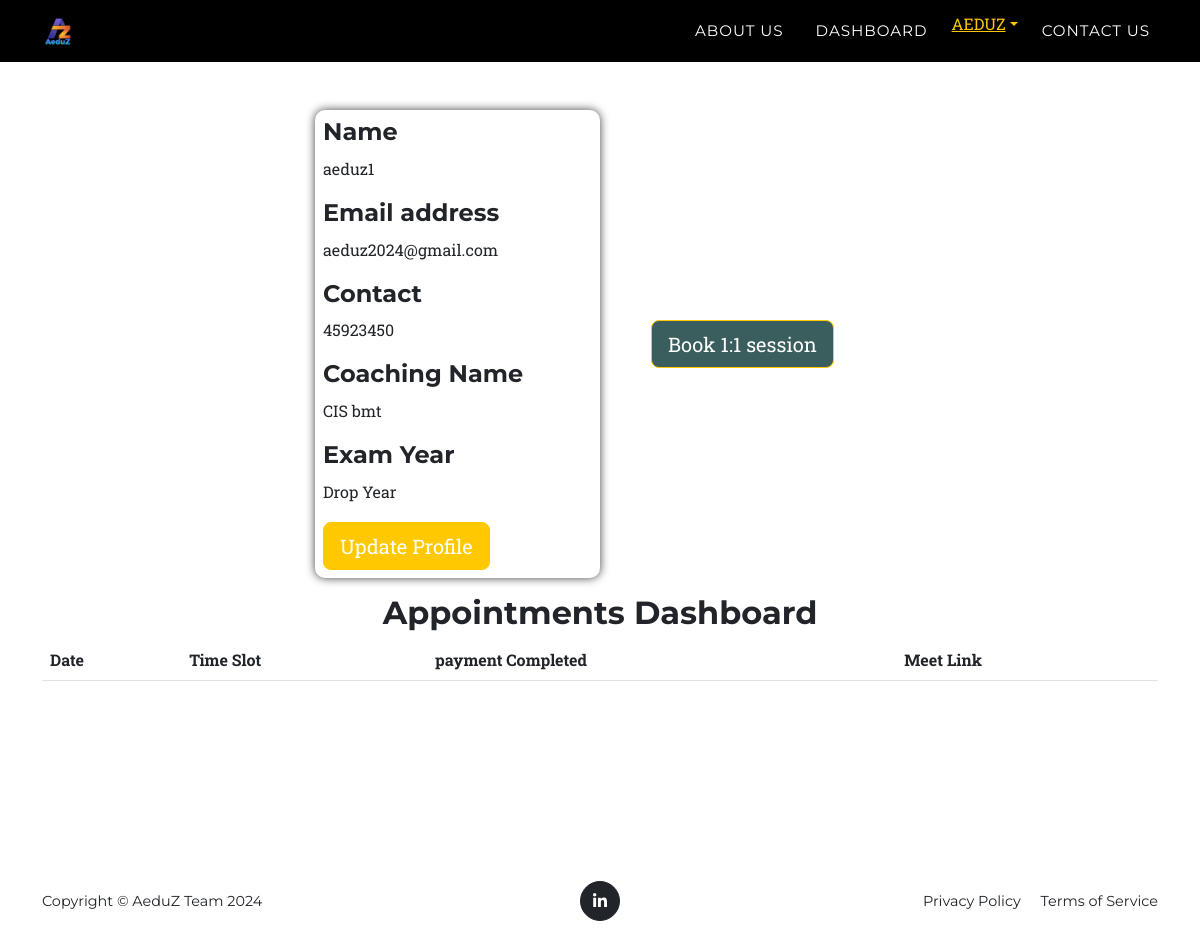
Before: /dashboard (signed in) with the older database file.
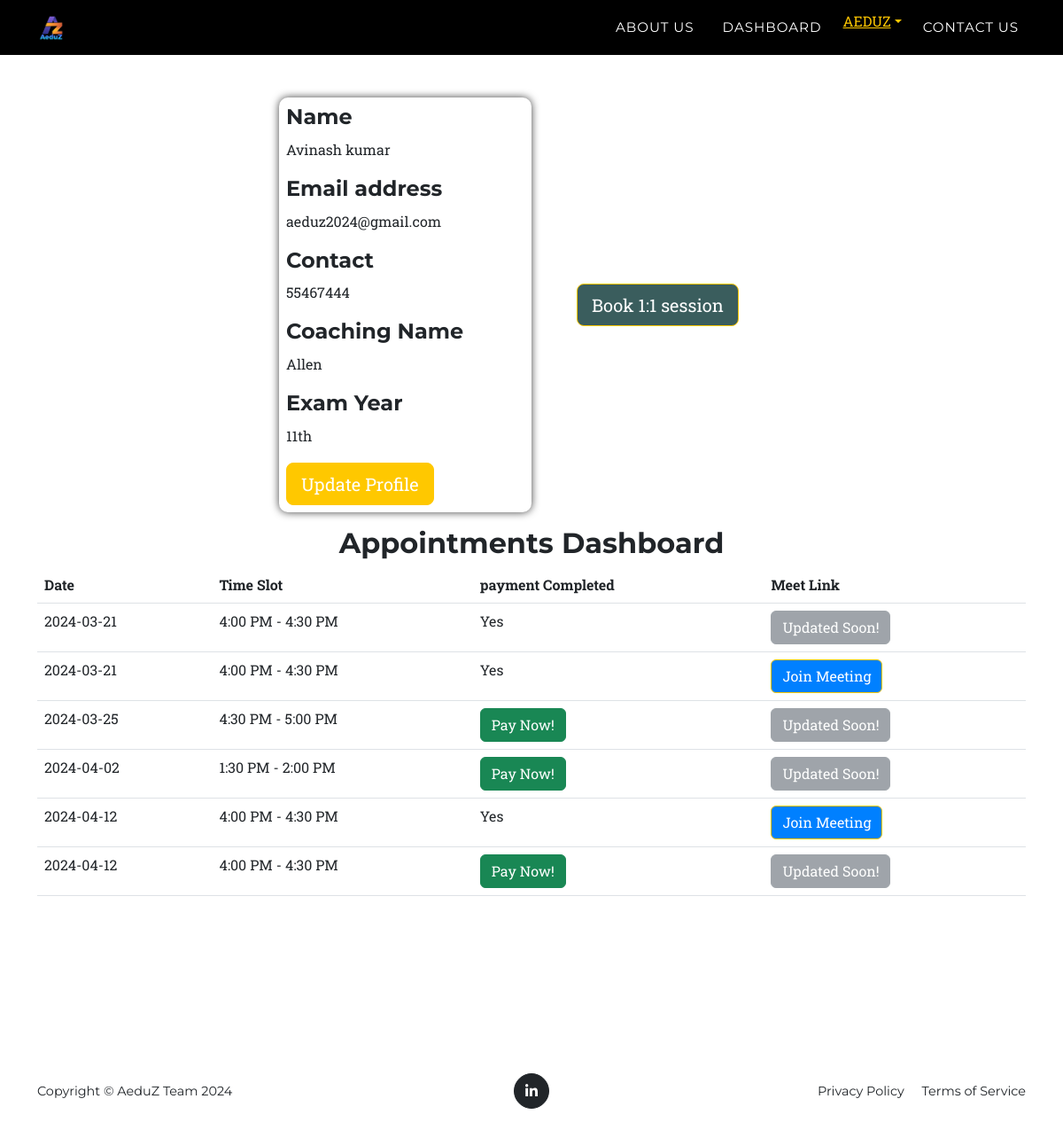
After: the same page with the newer database file.
### insti_app/models.py (models this page shows, shortened)
class Mentee(models.Model):
    name = models.CharField(max_length=50)
    email = models.EmailField(max_length=200)
    contact = models.CharField(max_length=200)
    coaching = models.CharField(max_length=200)
    year_of_study = models.CharField(max_length=20)
    verified = models.BooleanField(default=False)

### book/models.py (models this page shows, shortened)
class BookModel(models.Model):
    date = models.CharField(max_length=100)
    timeslot = models.CharField(max_length=100)  # Assuming timeslot is a text field
    email = models.CharField(max_length=100)
    completed=models.BooleanField(default=False)
    order_id=models.CharField(max_length=100)
    meet_link=models.CharField(max_length=100,default="")

### startup/views.py (the view)
# urls.py: path("dashboard",dashboard_view,name='dashboard_name'),
def dashboard_view(request):
    if request.user.is_authenticated:
        user = request.user  # Replace this with how you retrieve the email
        user_email=user.email
        mentor_info = MentorReg.objects.filter(email=user_email).first()
        institute_info = InstiModel.objects.filter(email=user_email).first()
        mentee_info=Mentee.objects.filter(email=user_email).first()
        appointments = BookModel.objects.filter(email=user_email)
        context = {}
        context['appointments']=appointments
        context['mentee_update']= True
        if mentee_info:
            context['mentee_update']=False
        context['user']=user
        context['mentor_info'] = mentor_info
        context['mentee_info'] = mentee_info
        context['institute_info'] = institute_info
        if mentor_info:
            context['is_mentor'] = True
        elif institute_info:
            context['is_institute'] = True
        return render(request, 'dashboard.html', context)
    else:
        return render(request,'index.html',{'insti_form':False,'menti_form':False,'contact_form':False,'dashboard':True })

### templates/dashboard.html (shortened to what this page needs)
{% extends "aeduz_base.html" %}
{% block content %}
<section class="fdb-block">
    <div class="container">
        <div class="row align-items-center">
            {% if is_mentor %}
                {% if mentor_info.verified %}
                    <p style="font-size: 22px;">Welcome Mentor</p>
                    <h1 style="color: rgb(35 127 83);">{{ mentor_info.name }}</h1>
                {% else %}
                    <h1 style="color: rgb(127, 35, 35);">Not verified {{ mentor_info.name }}</h1>
                {% endif %}
            {% else %}
            <div class="col-md-3 offset-md-3 p-2" style='box-shadow: 0px 0px 10px 0px rgba(0,0,0,0.75);border-radius: 10px;' id="profileInfo">
                <div class="mb-3">
                    <h4>Name</h4>
                    <p>{{mentee_info.name}}</p>
                </div>
                <div class="mb-3">
                    <h4>Email address</h4>
                    <p>{{user.email}}</p>
                </div>
                <div class="mb-3">
                    <h4>Contact</h4>
                    <p>{{mentee_info.contact}}</p>
                </div>
                <div class="mb-3">
                    <h4>Coaching Name</h4>
                    <p>{{mentee_info.coaching}}</p>
                </div>
                <div class="mb-3">
                    <h4>Exam Year</h4>
                    <p>{{mentee_info.year_of_study}}</p>
                </div>
                <button type="button" id="updateProfileBtn" class="btn btn-primary btn-lg" data-bs-toggle="modal" data-bs-target="#staticBackdrop_update">
                    Update Profile
                </button>
            </div>
            <div class="col-md-3">
                <center>
                    <a  href="/book" type="button"  class="btn btn-primary btn-lg m-4" style="background-color: rgb(58, 93, 93);" >
                        Book 1:1 session
                    </a>
                </center>
            </div>
            <div class="container my-3">
                <center>
                    <h2>Appointments Dashboard</h2>
                </center>
                <table class="table">
                    <thead>
                        <tr>
                            <th>Date</th>
                            <th>Time Slot</th>
                            <th>payment Completed</th>
                            <th>Meet Link</th>
                        </tr>
                    </thead>
                    <tbody>
                        {% for appointment in appointments %}
                        <tr>
                            <td>{{ appointment.date }}</td>
                            <td>{{ appointment.timeslot }}</td>
                            <td>{% if appointment.completed %}
                                Yes
                                {% else %}
                                <form  action='orderpayment' method="post">
                                    <button class="btn btn-success" type="submit">Pay Now!</button>
                                </form>
                                {% endif %}</td>
                                <td>
                                    {% if appointment.meet_link %}
                                      <a href="{{ appointment.meet_link }}" class="btn btn-primary" style="background-color: rgb(0, 128, 255);" target="_blank">Join Meeting</a>
                                    {% else %}
                                      <button class="btn btn-secondary disabled" type="button">Updated Soon!</button>
                                    {% endif %}
                                  </td>
                        </tr>
                        {% endfor %}
                    </tbody>
                </table>
            </div>
            {% endif %}
        </div>
    </div>
</section>
<section class="">
</section>
{% endblock content %}

### templates/aeduz_base.html (shortened to what this page needs)
{% load static %}
{% load socialaccount %}
<!DOCTYPE html>
<html lang="en">
    <head>
        <link href="{% static 'css/styles.css'%}" rel="stylesheet" />
    </head>
    <body id="page-top" class='min-vh-100 d-flex flex-column '>
        <nav class="navbar navbar-expand-lg navbar-dark" id="mainNav">
            <div class="container">
                <a class="navbar-brand" href="/"><img src="{% static 'aeduz_transparent.png' %}" style="width: 11%; height: 100%" alt="AeduZ Logo"></a>
                <div class="collapse navbar-collapse" id="navbarResponsive">
                    <ul class="navbar-nav ms-auto text-uppercase">
                        <li class="nav-item"><a class="nav-link" href="/#about_id">About Us</a></li>
                        <li class="nav-item"><a class="nav-link" href="/dashboard">Dashboard</a></li>
                        {% if user.is_authenticated %}
                        <li class="nav-item dropdown">
                            <a class=" dropdown-toggle" href="#" id="navbarDropdown" role="button" data-bs-toggle="dropdown" aria-expanded="false">{{ user.username }}</a>
                        </li>
                        {% endif %}
                        <li class="nav-item"><a class="nav-link" href="/#contact">Contact Us</a></li>
                    </ul>
                </div>
            </div>
        </nav>
{% block content %}{% endblock content %}
        <footer class=" footer py-4 mt-auto">
            <div class="container">
                <div class="row align-items-center">
                    <div class="col-lg-4 text-lg-start">Copyright &copy; AeduZ Team 2024</div>
                    <div class="col-lg-4 my-3 my-lg-0">
                        <a class="btn btn-dark btn-social mx-2" href="https://www.linkedin.com/company/aeduz/" target='_blank' aria-label="LinkedIn"><i class="fab fa-linkedin-in"></i></a>
                    </div>
                    <div class="col-lg-4 text-lg-end">
                        <a class="link-dark text-decoration-none me-3" href="privacypolicy">Privacy Policy</a>
                        <a class="link-dark text-decoration-none" href="/termsofservice">Terms of Service</a>
                    </div>
                </div>
            </div>
        </footer>
    </body>
</html>

Changed rows visible on the page:
removed Mentee: name "aeduz1", contact "45923450", coaching "CIS bmt", year_of_study "Drop Year"
added Mentee: name "Avinash kumar", contact "55467444", coaching "Allen", year_of_study "11th"
added BookModel: date "2024-03-21", timeslot "4:00 PM - 4:30 PM", completed "Yes", meet_link "Updated Soon!"
added BookModel: date "2024-03-21", timeslot "4:00 PM - 4:30 PM", completed "Yes"
added BookModel: date "2024-03-25", timeslot "4:30 PM - 5:00 PM", meet_link "Updated Soon!"
added BookModel: date "2024-04-02", timeslot "1:30 PM - 2:00 PM", meet_link "Updated Soon!"
added BookModel: date "2024-04-12", timeslot "4:00 PM - 4:30 PM", completed "Yes"
added BookModel: date "2024-04-12", timeslot "4:00 PM - 4:30 PM", meet_link "Updated Soon!"
